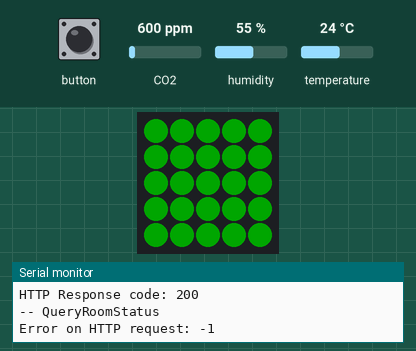
This sketch was run on a simulated ESP32. Shown: 5×5 RGB LED matrix (first LED top left, wired row by row), the last lines printed to the serial monitor. Inputs (shaded band) come from the test bench; at power-on: CO2 600 ppm, humidity 55 %, temperature 24 °C. Dim RGB values are drawn brighter than linear; WiFi joins after 1.5 s; servers stay silent unless stated; uploads are accepted with an empty reply.

Above: at 2.7 s.
2.8 s: CO2 set to 1700 ppm
At 4.12 s:
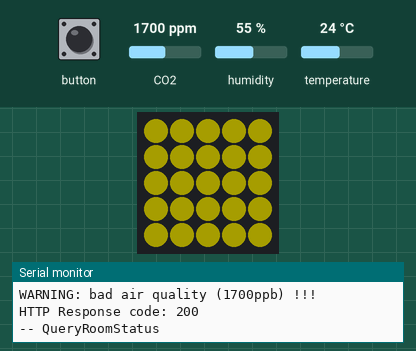
7.8 s: CO2 set to 1223 ppm
9.3 s: CO2 set to 1167 ppm
Timing chart, 0 to 12.3 s (numbered marks = the images above; inputs shaded):
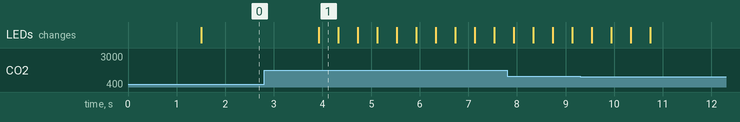

The sketch:

m5atom_rgb.ino
```cpp
#include "M5Atom.h"
#include <WiFi.h>
#include <HTTPClient.h>
#include <WiFiClientSecure.h>
#include <ArduinoJson.h>
#include <SensirionI2CScd4x.h>

CRGB color = 0x000000;

String baseAPIUrl = "https://noi-door-signage.codethecat.dev/";
DynamicJsonDocument doc(1024);
StaticJsonDocument<200> sesnorDataDoc;

char prettyJsonCalendar[512];
class CalendarEvent
{
public:
  String Title;
  String Organizer;
  String StartAt;
  String EndAt;
  bool bookedByLabel;
  String ToString()
  {
    return Title + Organizer + StartAt + EndAt;
  }
};

class SensorData
{
public:
  int CO2;
  float temperature;
  float humidity;
};

SensirionI2CScd4x scd4x;

int timeToNextEvent = 0;
bool isFree = true;

bool roomDataUpdated = false;
bool roomStatusChanged = true;
bool isFirstRoomDataUpdate = true;

String wifiSSID = "openAiR";

CalendarEvent *currentEvent = new CalendarEvent();
SensorData *sensorData = new SensorData();

void QueryRoomStatus()
{
  Serial.println("-- QueryRoomStatus");
  HTTPClient http;
  http.begin(baseAPIUrl + "api/room/status");
  http.addHeader("label-id", WiFi.macAddress());

  int httpCode = http.GET();
  if (httpCode == 200)
  {
    String payload = http.getString();
    deserializeJson(doc, payload);

    String currentStatus = isFree ? "yes" : "no" + currentEvent->ToString();

    isFree = doc["isFree"];
    timeToNextEvent = doc["timeToNextEvent"];

    JsonVariant ce = doc["currentEvent"];
    if (ce.isNull())
    {
      isFree = true;
    }
    else
    {
      isFree = false;
      currentEvent->Title = ce["title"].as<String>();
      currentEvent->Organizer = ce["organizer"].as<String>();
      currentEvent->StartAt = ce["startAt"].as<String>();
      currentEvent->EndAt = ce["endAt"].as<String>();
      currentEvent->bookedByLabel = ce["bookedByLabel"].as<bool>();
    }

    String newStatus = isFree ? "yes" : "no" + currentEvent->ToString();
    roomStatusChanged = isFirstRoomDataUpdate || currentStatus != newStatus;

    roomDataUpdated = true;
    isFirstRoomDataUpdate = false;

    serializeJsonPretty(doc, prettyJsonCalendar);
    Serial.println(prettyJsonCalendar);
  }
  else
  {
    Serial.println("Error on HTTP request: " + String(httpCode));
  }
  http.end();
}

void SendSensorData()
{
  Serial.println("-- SendSensorData");
  HTTPClient http;
  http.begin(baseAPIUrl + "api/room/airquality");
  http.addHeader("label-id", WiFi.macAddress());
  http.addHeader("Content-Type", "application/json");

  sesnorDataDoc["co2"] = sensorData->CO2;
  sesnorDataDoc["temperature"] = sensorData->temperature;
  sesnorDataDoc["humidity"] = sensorData->humidity;

  String output;
  serializeJson(sesnorDataDoc, output);

  int httpResponseCode = http.POST(output);

  // Print the response code
  Serial.print("HTTP Response code: ");
  Serial.println(httpResponseCode);

  http.end();
}

void ReadSensorData()
{
  Serial.println("-- ReadSensorData");
  uint16_t error;
  char errorMessage[256];

  // Read Measurement
  uint16_t co2 = 0;
  float temperature = 0.0f;
  float humidity = 0.0f;
  bool isDataReady = false;

  error = scd4x.getDataReadyFlag(isDataReady);
  if (error)
  {
    Serial.print("Error trying to execute getDataReadyFlag(): ");
    errorToString(error, errorMessage, 256);
    Serial.println(errorMessage);
    return;
  }

  if (!isDataReady)
  {
    return;
  }

  error = scd4x.readMeasurement(co2, temperature, humidity);
  if (error)
  {
    Serial.print("Error trying to execute readMeasurement(): ");
    errorToString(error, errorMessage, 256);
    Serial.println(errorMessage);
  }
  else if (co2 == 0)
  {
    Serial.println("Invalid sample detected, skipping.");
  }
  else
  {
    Serial.printf("Co2:%d\n", co2);
    Serial.printf("Temperature:%f\n", temperature);
    Serial.printf("Humidity:%f\n\n", humidity);

    sensorData->CO2 = co2;
    sensorData->temperature = temperature;
    sensorData->humidity = humidity;

    SendSensorData();
  }
}

// Function to read status from URL
void QueryRoomStatusTask(void *parameter)
{
  for (;;) // infinite loop
  {
    ReadSensorData();
    QueryRoomStatus();
    vTaskDelay(2000 / portTICK_PERIOD_MS); // delay for 30 sec
  }
}

void SetupWiFiTask()
{
  // Create a task that will be executed in the QueryRoomStatus function, with priority 1 and executed on core 0
  xTaskCreatePinnedToCore(
      QueryRoomStatusTask,   /* Function to implement the task */
      "QueryRoomStatusTask", /* Name of the task */
      10000,                 /* Stack size in words */
      NULL,                  /* Task input parameter */
      1,                     /* Priority of the task */
      NULL,                  /* Task handle. */
      1);                    /* Core where the task should run */
}

void setup()
{
  M5.begin(true, false,
           true); // Init Atom-Matrix(Initialize serial port, LED matrix).

  WiFi.begin(wifiSSID, "");
  Serial.print("Connect to the WiFi '" + wifiSSID + "'");
  int wifiCount = 0;

  while (WiFi.status() != WL_CONNECTED && wifiCount < 15)
  {
    delay(500);
    Serial.print(".");
    wifiCount++;
  }

  if (WiFi.status() != WL_CONNECTED)
  {
    // Reboot the device
    Serial.println("cannot connect..rebooting!");
    ESP.restart();
  }

  Serial.println("connected!");
  Serial.println("MAC: " + WiFi.macAddress());

  if (!Wire.begin(26, 32))
    Serial.println("It was not possible to initialize the Wire");

  uint16_t error;
  char errorMessage[256];
  scd4x.begin(Wire);

  // stop potentially previously started measurement
  error = scd4x.stopPeriodicMeasurement();
  if (error)
  {
    Serial.print("Error trying to execute stopPeriodicMeasurement(): ");
    errorToString(error, errorMessage, 256);
    Serial.println(errorMessage);
  }

  // Start Measurement
  error = scd4x.startPeriodicMeasurement();
  if (error)
  {
    Serial.print("Error trying to execute startPeriodicMeasurement(): ");
    errorToString(error, errorMessage, 256);
    Serial.println(errorMessage);
  }

  Serial.println("Setup done");

  SetupWiFiTask();
}

void loop()
{
  M5.update();

  M5.dis.clear();

  if (sensorData->CO2 > 1200)
  {
    M5.dis.fillpix(0xfff000); // Yellow
    Serial.println("WARNING: bad air quality (" + String(sensorData->CO2) + "ppb) !!!");
    color = 0xfff000;
    delay(400);
  }

  // put your main code here, to run repeatedly:
  if (isFree)
  {
    M5.dis.fillpix(0x00ff00); // Green
    color = 0x00ff00;
  }
  else
  {
    M5.dis.fillpix(0xff0000); // Red
    color = 0xff0000;
  }

  delay(400);
}
```

Measured:
- after the input at 2.8 s, the LEDs: change after 1.1 s (image 1)
- what the display in image 1 shows lasts 0.4 s, from 3.9 s to 4.3 s
